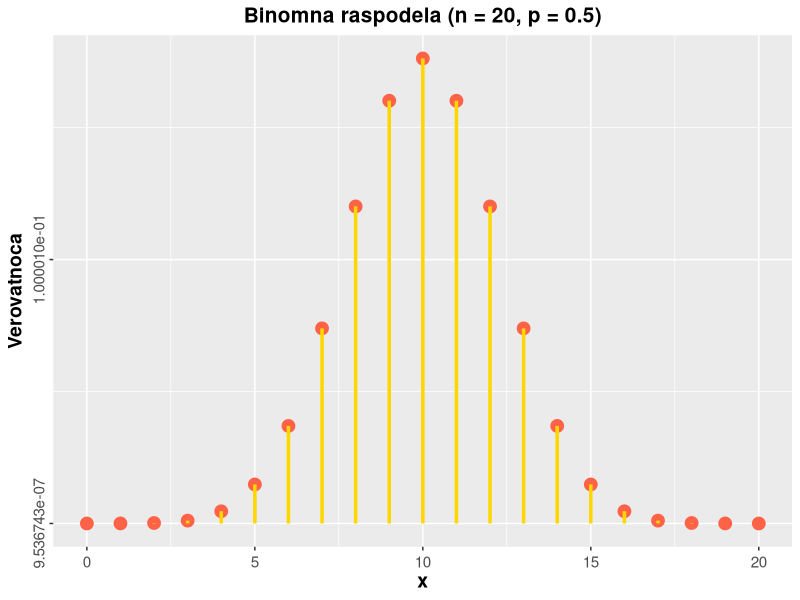
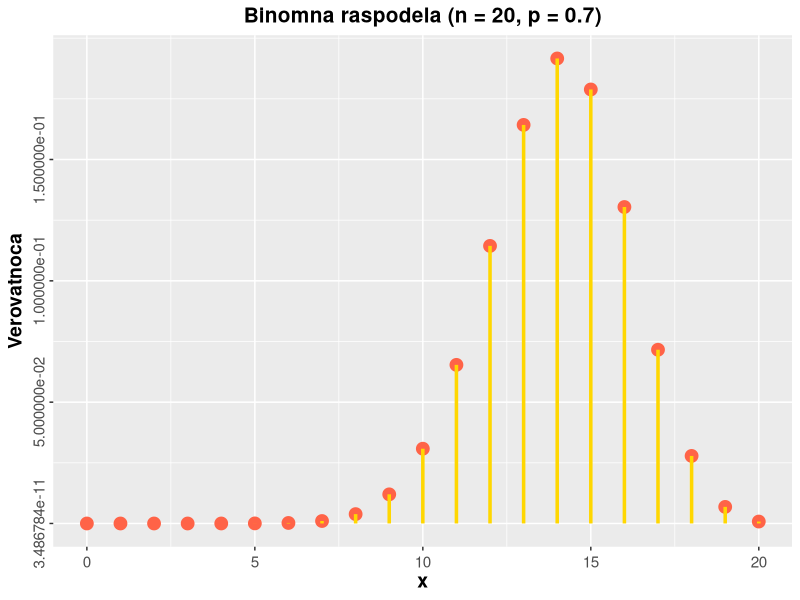
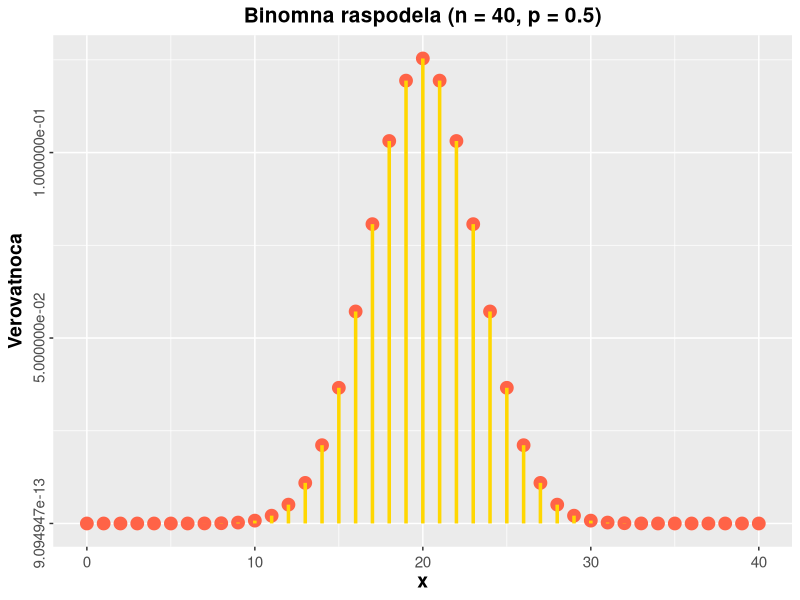

The R script that drew these images, in order:

library(dplyr)
library(magrittr)
library(ggplot2)

# B(20, 0.5) ---
df <- data.frame(x = 0:20) %>%
  mutate(Verovatnoca = dbinom(x, size = 20, prob = 0.5))
ggplot(data = df,
       aes(x = x)) +
  geom_point(aes(y = Verovatnoca),
                 size = 4,
                 color = "tomato") +
  geom_linerange(aes(ymax = Verovatnoca,
                     ymin = 0),
                 size = 1.2,
                 color = "gold") +
  scale_y_continuous(breaks = seq(from = min(df$Verovatnoca),
                                  to = max(df$Verovatnoca),
                     by = 0.1)) +
  labs(title = "Binomna raspodela (n = 20, p = 0.5)") +
  theme(text = element_text(size = 12),
        axis.text.x = element_text(size = 11, hjust = 0.5, vjust = 0.5),
        axis.text.y = element_text(size = 11, hjust = 0.5, vjust = 0.5, angle = 90),
        axis.title.x = element_text(size = 14, face = "bold"),
        axis.title.y = element_text(size = 14, face = "bold"),
        plot.title = element_text(hjust = 0.5, size = 15, face = "bold")
        )


# B(20, 0.7) ---
df <- data.frame(x = 0:20) %>%
  mutate(Verovatnoca = dbinom(x, size = 20, prob = 0.7))
ggplot(data = df,
       aes(x = x)) +
  geom_point(aes(y = Verovatnoca),
                 size = 4,
                 color = "tomato") +
  geom_linerange(aes(ymax = Verovatnoca,
                     ymin = 0),
                 size = 1.2,
                 color = "gold") +
  scale_y_continuous(breaks = seq(from = min(df$Verovatnoca),
                                  to = max(df$Verovatnoca),
                     by = 0.05)) +
  labs(title = "Binomna raspodela (n = 20, p = 0.7)") +
  theme(text = element_text(size = 12),
        axis.text.x = element_text(size = 11, hjust = 0.5, vjust = 0.5),
        axis.text.y = element_text(size = 11, hjust = 0.5, vjust = 0.5, angle = 90),
        axis.title.x = element_text(size = 14, face = "bold"),
        axis.title.y = element_text(size = 14, face = "bold"),
        plot.title = element_text(hjust = 0.5, size = 15, face = "bold")
        )


# B(40, 0.5) ---
df <- data.frame(x = 0:40) %>%
  mutate(Verovatnoca = dbinom(x, size = 40, prob = 0.5))
ggplot(data = df,
       aes(x = x)) +
  geom_point(aes(y = Verovatnoca),
                 size = 4,
                 color = "tomato") +
  geom_linerange(aes(ymax = Verovatnoca,
                     ymin = 0),
                 size = 1.2,
                 color = "gold") +
  scale_y_continuous(breaks = seq(from = min(df$Verovatnoca),
                                  to = max(df$Verovatnoca),
                     by = 0.05)) +
  labs(title = "Binomna raspodela (n = 40, p = 0.5)") +
  theme(text = element_text(size = 12),
        axis.text.x = element_text(size = 11, hjust = 0.5, vjust = 0.5),
        axis.text.y = element_text(size = 11, hjust = 0.5, vjust = 0.5, angle = 90),
        axis.title.x = element_text(size = 14, face = "bold"),
        axis.title.y = element_text(size = 14, face = "bold"),
        plot.title = element_text(hjust = 0.5, size = 15, face = "bold")
        )

